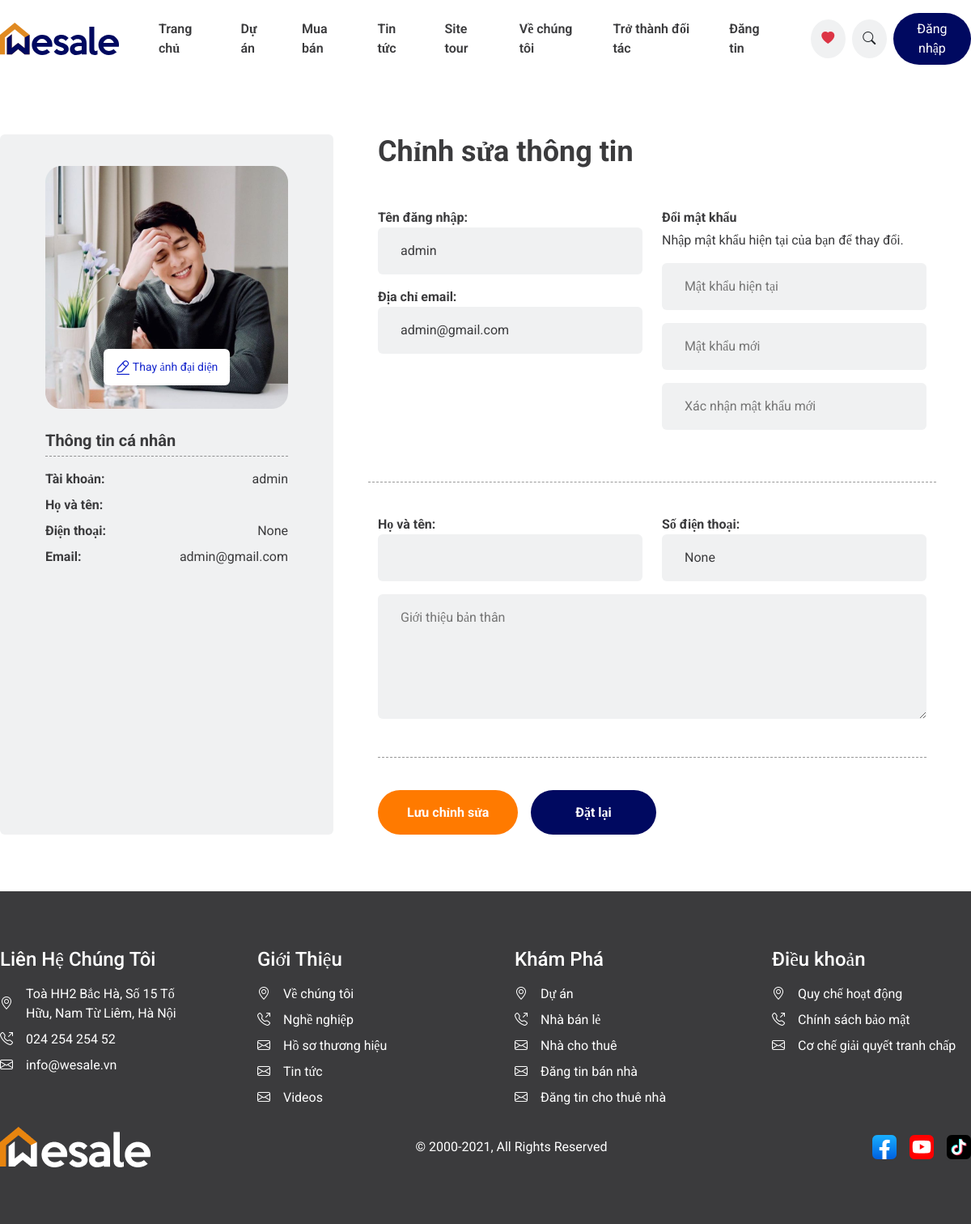
The page /accounts/profile/edit (signed in) on the database its author committed.
### ui/models.py (models this page shows)
class User(AbstractUser):
	phone = models.CharField(max_length=15, null=True, blank=True)
	class Meta:
		db_table = "users"

### ui/views.py (the view)
# urls.py: path("accounts/profile/edit", EditProfilePage.as_view(), name="profile-edit")
class EditProfilePage(TemplateView):
	template_name = "profile/edit.html"
	def get_context_data(self, **kwargs):
		context = super().get_context_data(**kwargs)
		if self.request.user.is_authenticated:
			context['info_user'] = self.request.user
			context['last_name'] = self.request.user.last_name
		else:
			context['not_info_user'] = True
		return context

### ui/templates/profile/edit.html (shortened to what this page needs)
{% extends 'layout.html' %}
{% load static %}
{% block login %}
{% if last_name %}
<a href="{% url 'profile' %}">
    <button class="button-login rounded-pill text-white h-100 flex-fill border-0 px-3 py-2">Xin chào {{ last_name }}</button>
</a>
{% else %}
<a href="{% url 'login' %}">
    <button class="button-login rounded-pill text-white h-100 flex-fill border-0 px-3 py-2">Đăng nhập</button>
</a>
{% endif %}
{% endblock %}
{% block static %}
<link rel="stylesheet" type="text/css" href="{% static 'css/profile.css'%}">
{% endblock %}
{% block content %}
<div class="container-content">
    <div class="d-flex">
        {% include 'components/profile.html' %}
        <div class="flex-fill profile-right">
            <h1 class="text-main mb-5">Chỉnh sửa thông tin</h1>
            <form class="">
                <div class="row form-edit">
                    <div class="col-6">
                        <label class="mb-3 w-100">
                            <b class="text-main">Tên đăng nhập:</b>
                            <input type="text" name="" id="username" class="w-100 rounded input-form border-0 text-main" value="{{ info_user.username }}">
                        </label>
                        <label class="w-100">
                            <b class="text-main">Địa chỉ email:</b>
                            <input type="text" name="" id="email" class="w-100 rounded input-form border-0 text-main" value="{{ info_user.email }}" disabled>
                        </label>
                    </div>
                    <div class="col-6">
                        <label class="w-100">
                            <div class="mb-1">
                                <b class="text-main">Đổi mật khẩu</b>
                            </div>
                            <p class="text-main">Nhập mật khẩu hiện tại của bạn để thay đổi.</p>
                            <div class="d-flex flex-column gap-3 mb-4">
                                <input type="password" name="" placeholder="Mật khẩu hiện tại" class="w-100 rounded input-form border-0">
                                <input type="password" name="" placeholder="Mật khẩu mới" class="w-100 rounded input-form border-0">
                                <input type="password" name="" placeholder="Xác nhận mật khẩu mới" class="w-100 rounded input-form border-0">
                            </div>
                        </label>
                    </div>
                </div>
                <div class="form-edit">
                    <div class="row">
                        <div class="col-6">
                            <label class="mb-3 w-100">
                                <b class="text-main">Họ và tên:</b>
                                <input type="text" name="" id="full_name" class="w-100 rounded input-form border-0 text-main" value="{{ info_user.last_name }} {{ info_user.first_name }}">
                            </label>
                        </div>
                        <div class="col-6">
                            <label class="w-100">
                                <b class="text-main">Số điện thoại:</b>
                                <input type="text" name="" id="phone" class="w-100 rounded input-form border-0 text-main" value="{{ info_user.phone }}">
                            </label>
                        </div>
                    </div>
                    <textarea class="w-100 input-form rounded border-0 text-main" placeholder="Giới thiệu bản thân" rows="5"></textarea>
                </div>
                <div class="d-flex gap-3">
                    <button type="submit" class="button-save rounded-pill text-white border-0"><b>Lưu chỉnh sửa</b></button>
                    <button id="button-reset" class="button-reset rounded-pill text-white border-0"><b>Đặt lại</b></button>
                </div>
            </form>
        </div>
    </div>
</div>
{% endblock %}

### ui/templates/components/profile.html (shortened to what this page needs)
{% load static %}
<div class="profile-left rounded">
    <div class="position-relative">
        <img src="{% static 'images/Rectangle 25.png' %}">
        <div class="position-absolute bottom-0 w-100 d-flex justify-content-center">
            <div class="change-avatar rounded" >
                <div id="change-avatar">
                    <img src="{% static 'images/edit-3.svg'%}">
                    Thay ảnh đại diện
                </div>
            </div>
        </div>
    </div>
    <div class="py-4">
        <div class="information pb-1">
            <b class="text-main ">Thông tin cá nhân</b>
        </div>
        <div class="py-3 d-flex flex-column gap-2">
            <div class="d-flex justify-content-between">
                <b class="text-main">Tài khoản:</b>
                <span class="text-main">{{ info_user.username }}</span>
            </div>
            <div class="d-flex justify-content-between">
                <b class="text-main">Họ và tên:</b>
            </div>
            <div class="d-flex justify-content-between">
                <b class="text-main">Điện thoại:</b>
                <span class="text-main">{{ info_user.phone }}</span>
            </div>
            <div class="d-flex justify-content-between">
                <b class="text-main">Email:</b>
                <span class="text-main">{{ info_user.email }}</span>
            </div>
        </div>
    </div>
</div>

### ui/static/css/style.css (style rules this page uses)
body { font-family: Roboto !important; overflow-x: hidden; }
a, ul { text-decoration: none; list-style: none; }
.button-login { background: #000960; }
.text-main { color: #3B3B3D; }
.container-content { max-width: 1280px; margin: 0px auto; padding: 70px 0px; }
h1 { font-family: Roboto; font-size: 36px; font-weight: 700; }

### ui/static/css/profile.css (style rules this page uses)
.profile-left { padding: 39px 56px; background: #F0F1F2; }
.information { font-size: 20px; }
.information { border-bottom: 1px dashed #00000066; }
.profile-right { padding: 0px 55px; }
.input-form { background: #F0F1F2; padding: 17px 28px; }
.button-save { background: #FF7A00; padding: 15.5px 36px; }
.button-reset { background: #000960; padding: 15.5px 55px; }
.form-edit { padding-bottom: 40px; border-bottom: 1px dashed #00000066; margin-bottom: 40px; }
.change-avatar { background: white; display: inline-block; margin-bottom: 29px; padding: 12px 15px; color: #1728CD; font-size: 14px; cursor: pointer; }

### rows shown on the page
User: username "admin", phone "None", email "admin@gmail.com"
